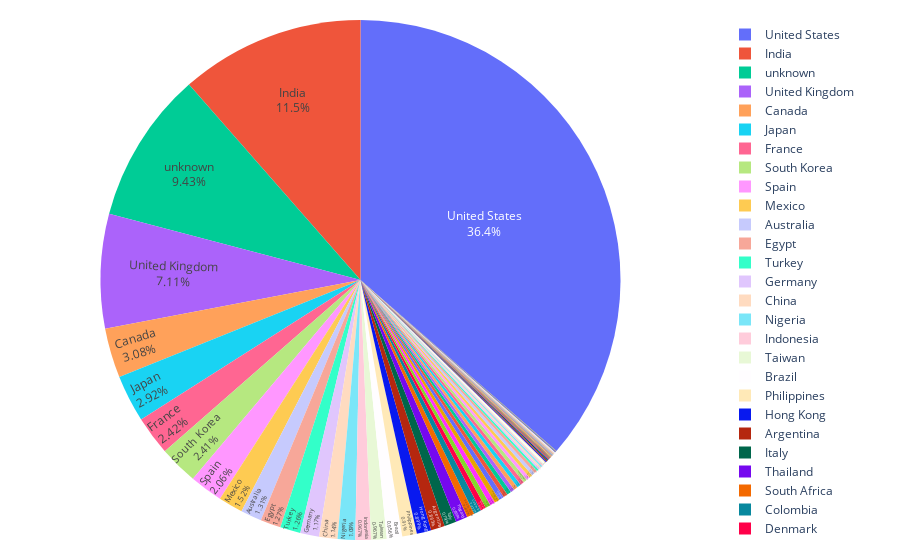

Notebook cell for this chart:
### Code cell
import plotly.graph_objects as go
ratio_total   = list(df.groupby(['country_edit'],as_index=False).agg(country_edit_count=('show_id','count')).loc[:,'country_edit_count'])
labels_total  = list(df.groupby(['country_edit'],as_index=False).agg(country_edit_count=('show_id','count')).loc[:,'country_edit'])

# pull is given as a fraction of the pie radius
fig = go.Figure(data=[go.Pie(labels=labels_total, values=ratio_total)])
fig.update_layout(margin=dict(t=20, b=20, l=10, r=20))
fig.update_traces(textposition='inside', textinfo='percent+label')
fig.show()

### Figure 1 — Plotly figure (JSON) as saved in the notebook; plotly's stock layout.template omitted (floating-point values rounded to 4 significant figures)
{"data": [{"labels": ["Argentina", "Australia", "Austria", "Bangladesh", "Belarus", "Belgium", "Brazil", "Bulgaria", "Cambodia", "Cameroon", "Canada", "Chile", "China", "Colombia", "Croatia", "Cyprus", "Czech Republic", "Denmark", "Egypt", "Finland", "France", "Georgia", "Germany", "Ghana", "Greece", "Guatemala", "Hong Kong", "Hungary", "Iceland", "India", "Indonesia", "Iran", "Ireland", "Israel", "Italy", "Jamaica", "Japan", "Jordan", "Kenya", "Kuwait", "Lebanon", "Luxembourg", "Malaysia", "Mauritius", "Mexico", "Mozambique", "Namibia", "Netherlands", "New Zealand", "Nigeria", "Norway", "Pakistan", "Paraguay", "Peru", "Philippines", "Poland", "Poland,", "Portugal", "Puerto Rico", "Romania", "Russia", "Saudi Arabia", "Senegal", "Serbia", "Singapore", "Slovenia", "Somalia", "South Africa", "South Korea", "Soviet Union", "Spain", "Sweden", "Switzerland", "Syria", "Taiwan", "Thailand", "Turkey", "Ukraine", "United Arab Emirates", "United Kingdom", "United Kingdom,", "United States", "United States,", "Uruguay", "Venezuela", "Vietnam", "West Germany", "Zimbabwe", "unknown"], "textinfo": "percent+label", "textposition": "inside", "type": "pie", "values": [76, 115, 9, 3, 1, 18, 84, 5, 2, 1, 271, 22, 100, 40, 2, 1, 6, 30, 112, 6, 213, 2, 103, 4, 1, 1, 79, 5, 6, 1008, 85, 1, 28, 22, 66, 1, 257, 2, 4, 7, 24, 1, 23, 2, 134, 1, 1, 28, 17, 96, 21, 22, 1, 6, 80, 29, 1, 4, 1, 10, 19, 11, 1, 3, 28, 1, 1, 41, 212, 1, 181, 19, 8, 1, 85, 65, 111, 2, 21, 625, 2, 3201, 1, 9, 2, 7, 1, 1, 829]}], "layout": {"margin": {"b": 20, "l": 10, "r": 20, "t": 20}}}
